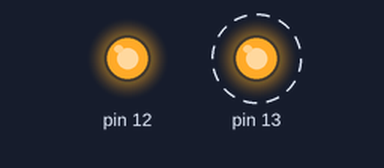
This sketch was run on a simulated Arduino Uno, built with avr-gcc and run on an emulated ATmega328P. On the bench: output pins drawn as LEDs (lit = HIGH). Dashed ring = blinking.

Above: at 0.5 s.
Timing chart, 0 to 3.0 s (numbered marks = the images above):
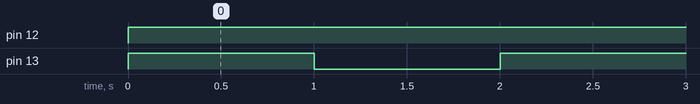

Measured:
- by itself, pin 12: LOW → HIGH at 0.00 s
- by itself, pin 13: alternates HIGH for 1.0 s and LOW for 1.0 s

The sketch:

exercise1.ino
```cpp
// (C) Taofik Arnouk, Erdem Halil, Vlad Liteanu, group: 8 (2022)
// Work package 3
// Exercise 1
// Submission code: Q7rQleQt

void setup()
{
    // Initiate the pin for the blinking led
    pinMode(13, OUTPUT);
    // Initiate the pin for the led with a button
    pinMode(12, OUTPUT);
}

void loop()
{
    // Power on the button led
    digitalWrite(12, HIGH);

    // Power on the linking led
    digitalWrite(13, HIGH);
    // Wait for 1000 millisecond(s)
    delay(1000);
    // Power off the blinking led
    digitalWrite(13, LOW);
    // Wait for 1000 millisecond(s)
    delay(1000);
}
```
